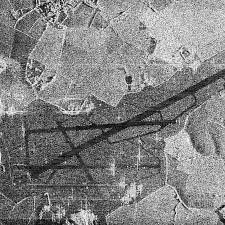
#> input picture Third lab/sar_3.jpg, 225 x 225 px
$ jupyter execute --allow-errors Processing.ipynb   (older library calls are emulated)
#> lines starting #> are read from the running program, lines starting #| are printed output that depends on the picture; after the words box and inside, x2 and y2 are one past the last pixel; in counts of white or black regions, pixels touching at a corner belong together
# Задание 3. Контурный анализ и бинаризация SAR-снимков
1. Найти наиболее протяженный участок (выделить линии при помощи преобразования Хафа)
2. Провести исследование алгоритмов бинаризации, выделить участок дорожной полосы.

[cell 1]
import cv2
import numpy as np
import matplotlib.pyplot as plt
import math
import copy

[cell 2]
image = cv2.imread('sar_3.jpg')
#> image is the input picture: shape (225, 225, 3); min 0, max 255, mean 130.6
image_gray = cv2.cvtColor(image, cv2.COLOR_BGR2GRAY)

 # 1. Найти наиболее протяженный участок

[cell 3]
gray_f = cv2.medianBlur(image_gray, 5)
canny = cv2.Canny(gray_f, 50, 150, apertureSize=3)
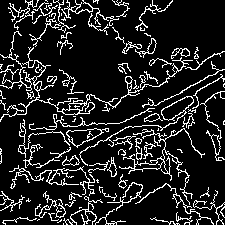
#> canny: shape (225, 225); 13.7% white in thin lines or dots

lines = cv2.HoughLinesP(canny, rho=1, theta=np.pi / 180,
                        threshold=100, minLineLength=100, maxLineGap=20)
#> lines = [[15, 179, 223, 69], [28, 180, 221, 77]]

image_lines = cv2.cvtColor(image, cv2.COLOR_BGR2RGB)
max_length = 0
longest_line = None

if lines is not None:
    for line in lines:
        x1, y1, x2, y2 = line.ravel()
        cv2.line(image_lines, (x1, y1), (x2, y2), (255, 0, 0), 1)
#> this loop made 2 passes
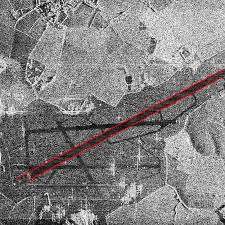
#> image_lines: shape (225, 225, 3); 0.8% of pixels changed, all inside (x1, y1, x2, y2) = (15, 69, 224, 181)

    for line in lines:
        x1, y1, x2, y2 = line.ravel()
        length = np.hypot(x2 - x1, y2 - y1)
        if length > max_length:
            max_length = length
            longest_line = (x1, y1, x2, y2)
#> this loop made 2 passes
#> (x1, y1, x2, y2, length, max_length) on pass 1: (15, 179, 223, 69, 235.3, 235.3)
#> (x1, y1, x2, y2, length) on pass 2: (28, 180, 221, 77, 218.8)
#> after the loop, max_length = 235.3

    if longest_line is not None:
        x1, y1, x2, y2 = longest_line
#> x1 = 15; y1 = 179; x2 = 223; y2 = 69
        # зелёная — самая длинная линия
        cv2.line(image_lines, (x1, y1), (x2, y2), (0, 255, 0), 3)
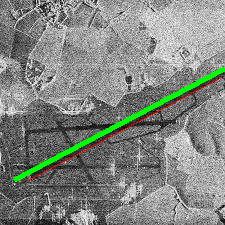
#> image_lines: shape (225, 225, 3); 2.32% of pixels changed, all inside (x1, y1, x2, y2) = (13, 67, 225, 182)
        angle = math.degrees(math.atan2(-(y2 - y1), x2 - x1))
#> angle = 27.87
        print(f"Всего отрезков: {len(lines)}")
#| Всего отрезков: 2
        print(f"Самый длинный: {max_length:.1f} px, ({x1}, {y1}) — ({x2}, {y2}), наклон {angle:.1f}°")
#| Самый длинный: 235.3 px, (15, 179) — (223, 69), наклон 27.9°
else:
    print("Отрезки не найдены — уменьшите threshold или minLineLength.")

plt.figure(figsize=(10, 5))
plt.subplot(1, 2, 1)
plt.title("Canny Edges")
plt.imshow(canny, cmap="gray")

plt.subplot(1, 2, 2)
plt.title("Линии Хафа (самая длинная — зелёная)")
plt.imshow(image_lines)
plt.show()

# 2. Исследование алгоритмов бинаризации и выделение дороги

[cell 4]
T = 100
bin_img = copy.deepcopy(gray_f)
bin_img[gray_f > T] = 0
bin_img[gray_f <= T] = 255
#> bin_img: shape (225, 225); 26.1% white; 91 white regions (70 under 20 px), largest, box (x1, y1, x2, y2) and area: (0, 69, 225, 225) 10924, (8, 20, 35, 68) 544, (89, 199, 121, 225) 402

# как доля тёмных пикселей зависит от порога
for t in (50, 75, 100, 125, 150):
    print(f"T = {t:3d}: доля белых = {np.count_nonzero(gray_f <= t) / gray_f.size:.4f}")
#> this loop made 5 passes
#| T =  50: доля белых = 0.0207
#| T =  75: доля белых = 0.0790
#| T = 100: доля белых = 0.2605
#| T = 125: доля белых = 0.4503
#| T = 150: доля белых = 0.6365

[cell 5]
ret_otsu, th2 = cv2.threshold(gray_f, 0, 255, cv2.THRESH_BINARY_INV + cv2.THRESH_OTSU)
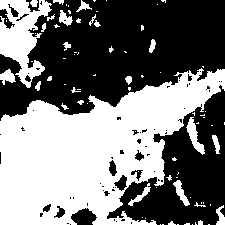
#> th2: shape (225, 225); 46.8% white; 83 white regions (57 under 20 px), largest, box (x1, y1, x2, y2) and area: (0, 68, 225, 225) 19520, (0, 0, 52, 88) 2325, (186, 117, 205, 155) 276
#> ret_otsu = 128
print(f"Порог Оцу: {ret_otsu:.0f}")
#| Порог Оцу: 128

[cell 6]
th3 = cv2.adaptiveThreshold(gray_f, 255, cv2.ADAPTIVE_THRESH_GAUSSIAN_C,
                            cv2.THRESH_BINARY_INV, 71, 21)
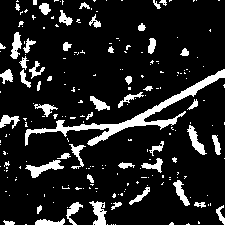
#> th3: shape (225, 225); 12.9% white; 215 white regions (165 under 20 px), largest, box (x1, y1, x2, y2) and area: (25, 69, 225, 146) 1759, (25, 160, 64, 178) 274, (89, 201, 107, 225) 240

[cell 7]
scale = 1
delta = 0
ddepth = cv2.CV_16S
#> ddepth = 3
grad_x = cv2.Sobel(image_gray, ddepth, 1, 0, ksize=3, scale=scale, delta=delta, borderType=cv2.BORDER_DEFAULT)
grad_y = cv2.Sobel(image_gray, ddepth, 0, 1, ksize=3, scale=scale, delta=delta, borderType=cv2.BORDER_DEFAULT)
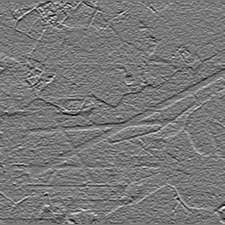
#> grad_y: shape (225, 225) int16; min -631, max 700, mean -1.6; drawn with min black and max white

abs_grad_x = cv2.convertScaleAbs(grad_x)
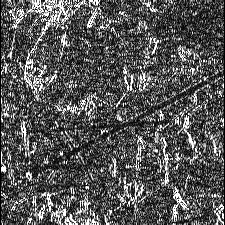
#> abs_grad_x: shape (225, 225); min 0, max 255, mean 86.1
abs_grad_y = cv2.convertScaleAbs(grad_y)
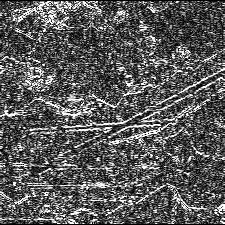
#> abs_grad_y: shape (225, 225); min 0, max 255, mean 90.2

[cell 8]
masks = [(f"Глобальная (T={T})", bin_img),
         (f"Оцу (T={ret_otsu:.0f})", th2),
         ("Адаптивная", th3)]

for name, mask in masks:
    n, _ = cv2.connectedComponents(mask)
    print(f"{name}: доля белых = {np.count_nonzero(mask) / mask.size:.4f}, компонент = {n - 1}")
#> this loop made 3 passes
#> (name, n) on passes 1 to 3: ('Глобальная (T=100)', 92), ('Оцу (T=128)', 84), ('Адаптивная', 216)
#| Глобальная (T=100): доля белых = 0.2605, компонент = 91
#| Оцу (T=128): доля белых = 0.4684, компонент = 83
#| Адаптивная: доля белых = 0.1291, компонент = 215

[cell 9]
plt.figure(figsize=(18, 10))

plt.subplot(2, 3, 1)
plt.title("Оригинал (Градации серого)")
plt.imshow(image_gray, cmap="gray")
plt.axis("off")

plt.subplot(2, 3, 2)
plt.title(f"Глобальная бинаризация (T={T})")
plt.imshow(bin_img, cmap="gray")
plt.axis("off")

plt.subplot(2, 3, 3)
plt.title(f"Метод Оцу (T={ret_otsu:.0f})")
plt.imshow(th2, cmap="gray")
plt.axis("off")

plt.subplot(2, 3, 4)
plt.title("Адаптивная бинаризация")
plt.imshow(th3, cmap="gray")
plt.axis("off")

plt.subplot(2, 3, 5)
plt.title("Собель (Ось X) - Вертикальные границы")
plt.imshow(abs_grad_x, cmap="gray")
plt.axis("off")

plt.subplot(2, 3, 6)
plt.title("Собель (Ось Y) - Горизонтальные границы")
plt.imshow(abs_grad_y, cmap="gray")
plt.axis("off")

plt.tight_layout()
plt.show()

[cell 10]
# 1. Подавление спекл-шума (Медианный фильтр + Гаусс)
median = cv2.medianBlur(image_gray, 5)
blurred = cv2.GaussianBlur(median, (7, 7), 0)

# 2. Адаптивная бинаризация с инверсией
thresh = cv2.adaptiveThreshold(
    blurred,
    255,
    cv2.ADAPTIVE_THRESH_GAUSSIAN_C,
    cv2.THRESH_BINARY_INV,
    11,
    2
)
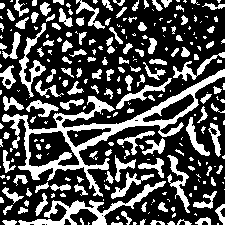
#> thresh: shape (225, 225); 31.4% white; 268 white regions (136 under 20 px), largest, box (x1, y1, x2, y2) and area: (2, 69, 225, 197) 3836, (18, 181, 166, 225) 1184, (19, 23, 46, 98) 529

# 3. Морфологическая очистка маски
kernel = cv2.getStructuringElement(cv2.MORPH_ELLIPSE, (5, 5))
#> kernel = [[0, 0, 1, 0, 0], [1, 1, 1, 1, 1], [1, 1, 1, 1, 1], [1, 1, 1, 1, 1], [0, 0, 1, 0, 0]]
clean_mask = cv2.morphologyEx(thresh, cv2.MORPH_OPEN, kernel)
#> clean_mask: shape (225, 225); 18.4% white; 159 white regions (28 under 20 px), largest, box (x1, y1, x2, y2) and area: (71, 69, 225, 156) 1160, (23, 160, 60, 180) 285, (186, 125, 208, 156) 226
clean_mask = cv2.morphologyEx(clean_mask, cv2.MORPH_CLOSE, kernel)
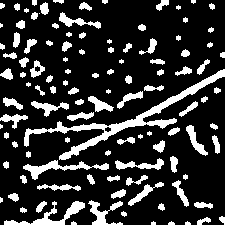
#> clean_mask: shape (225, 225); 19.2% white; 113 white regions (17 under 20 px)

# 4. Поиск контуров по очищенной маске
contours, _ = cv2.findContours(
    clean_mask,
    cv2.RETR_EXTERNAL,
    cv2.CHAIN_APPROX_SIMPLE
)
#> contours = 113 contours, 46 with area under 20; largest, box (x1, y1, x2, y2) and area: (24, 69, 225, 160) 1604, (4, 201, 85, 225) 423, (23, 160, 109, 180) 396, (88, 200, 123, 225) 266, (115, 158, 164, 170) 209

lane_image = image.copy()


#> (the rest of this cell did not finish here and is left out)
